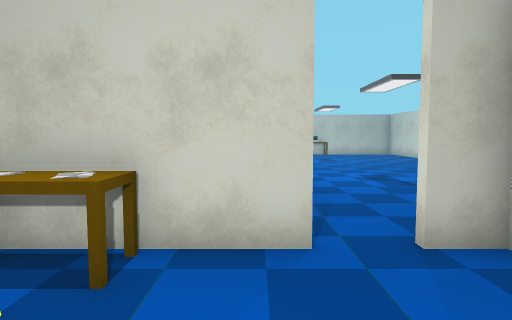
[1] (above)

19 first-person views from a walk through a 3-D level made in the Unity game engine. The camera is 1.5 m above the floor, tilts 4° down and sees 75° across. The floor is counted in squares, 1 m on a side. Each view is taken from the middle of a square. On the plan, view 1 faces up. The plan holds only what a view shows up to about 15 squares ahead; the rest is blank. The place goes on beyond the plan. The player character is not drawn. Door leaves are left out, so doorways stand open. Some surface patterns are stand-ins.

[2]
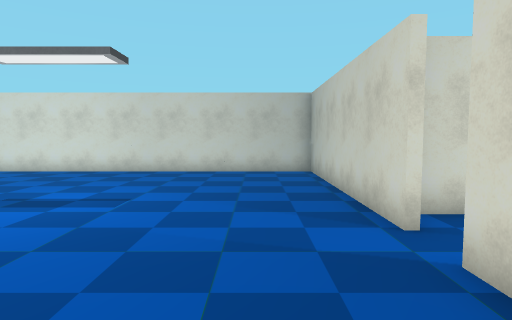

[3]
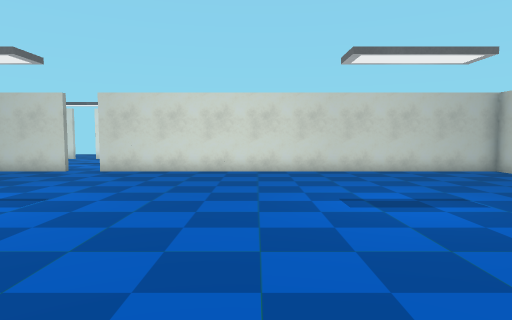

[4]
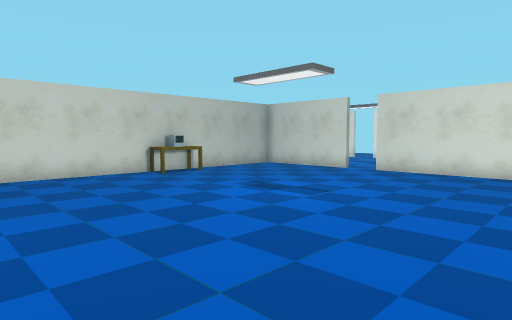

[5]
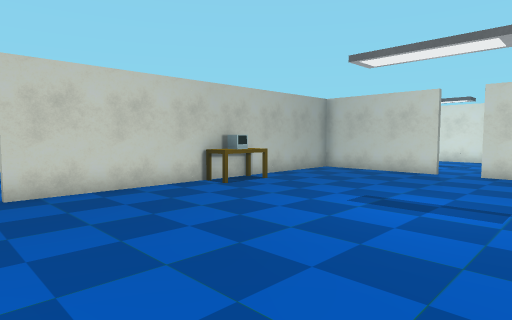

[6]
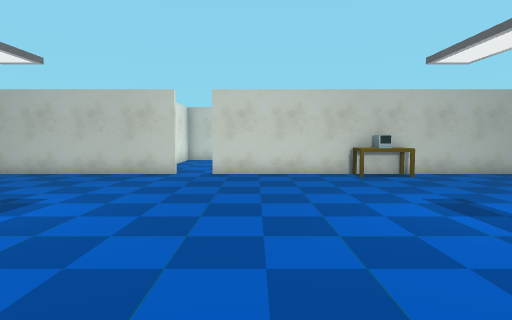

[7]
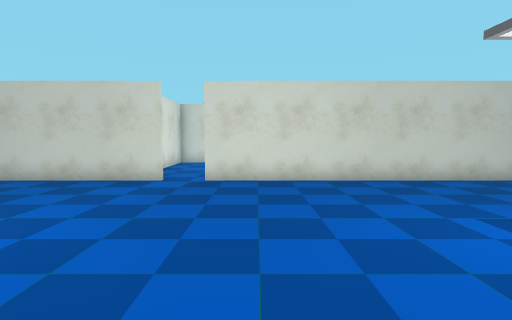

[8]
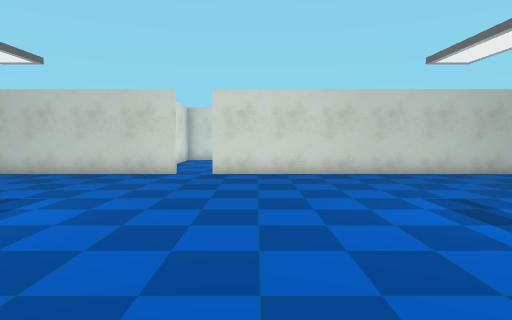

[9]
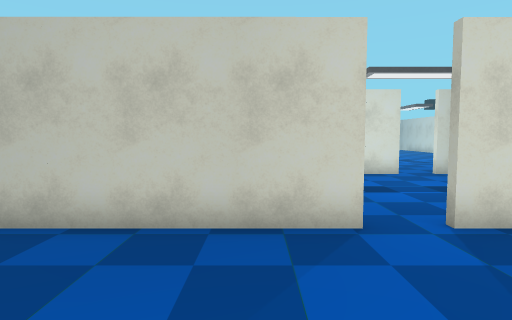

[10]
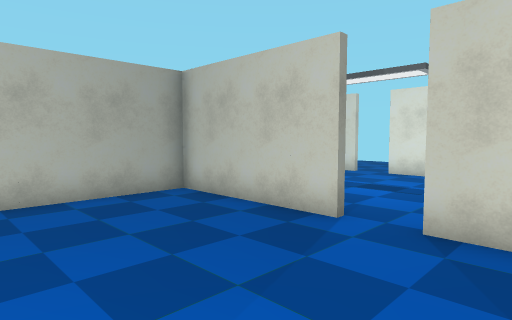

[11]
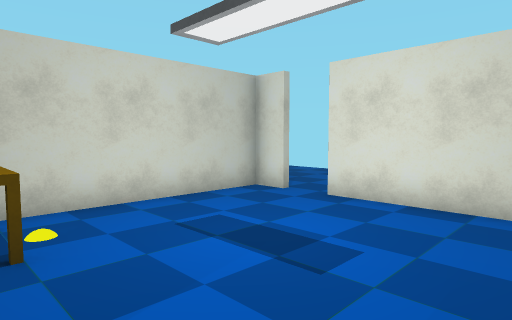

[12]
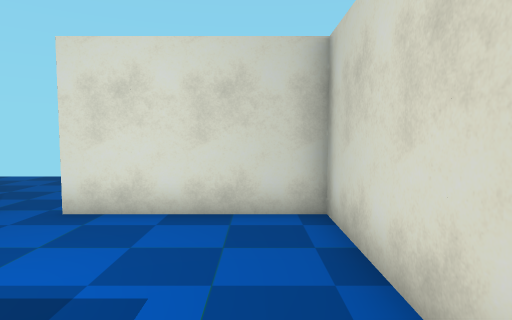

[13]
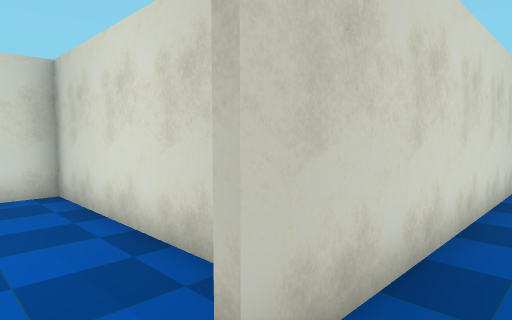

[14]
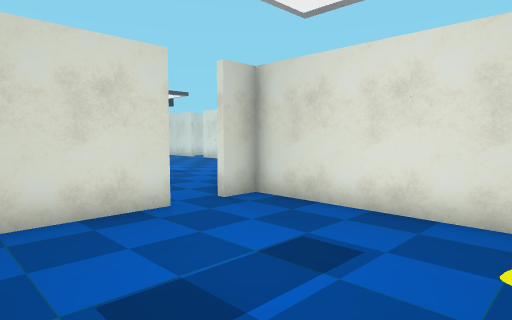

[15]
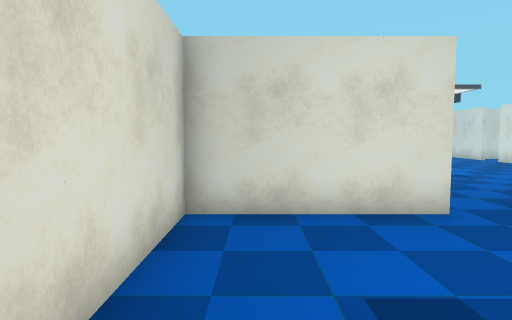

[16]
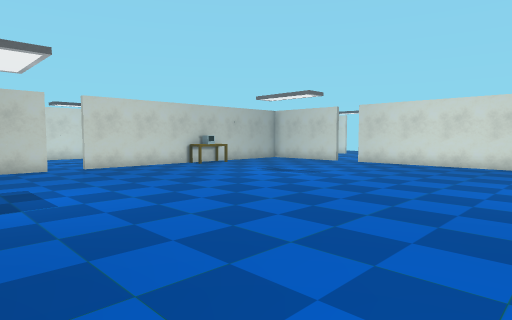

[17]
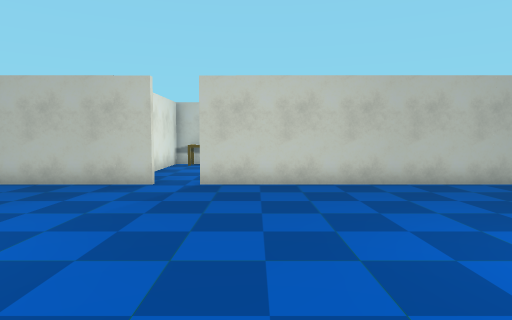

[18]
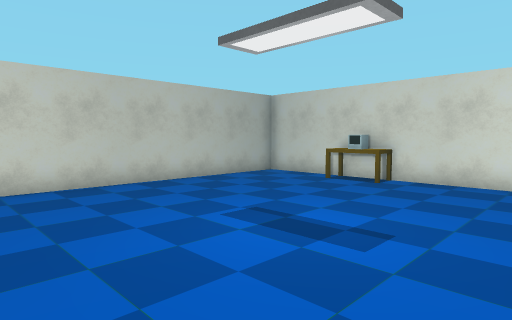

[19]
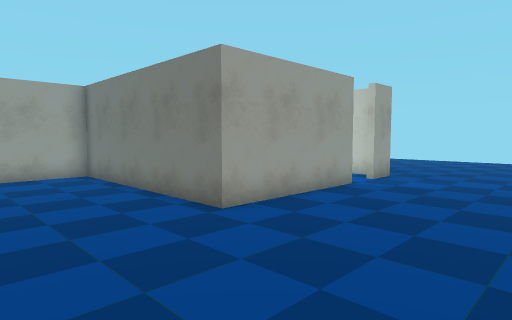

### Floor plan
Points are (right, up) in squares from view 1. A wall is a line through its corners. A room is listed if a view was taken in it or the views show most of it. See-through windows are left out.
Room 1 (views 1, 2, 3, 4, 5, 6, 7, 8, 9, 10, 13, 14, 15, 16)
walls: (2.1, 4.6) (2.6, 4.6); (0.9, 4.4) (0.4, 4.4); (-0.5, 4.4) (-1.5, 4.4); (-1.5, 4.6) (0.8, 4.6); (4.4, 4.6) (6.5, 4.6); (11.4, 13.4) (11.4, 15.6); (11.4, 17.4) (11.4, 19.6); (3.4, 2.9) (3.4, 3.6); (11.4, 9.4) (11.4, 11.6); (8.4, 4.6) (11.4, 4.6) (11.4, 7.6); (11.4, 21.1) (11.4, 21.8); (-7.5, 4.6) (-5.4, 4.6); (-4.4, 2.2) (-4.4, 1.5); (11.4, 24.5) (11.4, 26.8); (-3.1, 28.4) (-3.6, 28.4); (-4.4, -0.4) (-4.4, -2.5); (-5.4, 28.4) (-7.5, 28.4); (3.4, -2.5) (3.4, -0.4); (10.5, 28.4) (8.4, 28.4); (-0.5, -3.4) (2.5, -3.4); (-1.9, -3.4) (-0.6, -3.4)
ways out: opening at (11, 27) to room 2; open door at (11.5, 22.5) to room 2; open door at (-2.5, -3.5) to room 3; opening at (-4, -3); open door at (-2.5, 28); open door at (1.5, 4.5)
objects: other object (-5, 5) to (-4, 5); other object (-4, 28); desk (-3, 3) to (-2, 4); other object (-1, -3); other object (-1, 28) to (0, 28); other object (0, 4); other object (3, -4) to (4, -4); other object (3, 0) to (3, 1); other object (3, 5); other object (3, 28) to (4, 28); desk (5, 28) to (6, 28); other object (7, 4) to (8, 4); other object (7, 28) to (8, 28); other object (11, 8) to (11, 9); other object (11, 12) to (11, 13); other object (11, 16) to (11, 17); other object (11, 20) to (11, 21); other object (11, 24)
Room 2 (views 11, 12)
walls: (16.4, 20.6) (19.4, 20.6) (19.4, 25.8); (13, 20.6) (14.5, 20.6); (14.5, 28.4) (12.9, 28.4); (18.6, 28.4) (16.4, 28.4)
ways out: opening at (11, 27) to room 1; open door at (11.5, 22.5) to room 1; opening at (12, 21) to room 3; open door at (19.5, 26.5) to room 3
objects: desk (12, 26) to (13, 27); other object (15, 20) to (16, 20); other object (15, 28) to (16, 28)
Room 3 (views 17, 18, 19)
walls: (11, -3.6) (8.4, -3.6); (11.4, -6.6) (11.4, -4); (6.5, -3.6) (4.4, -3.6); (11.4, -10.6) (11.4, -9.5); (2.5, -3.6) (-1.8, -3.6); (11.6, 19.2) (11.6, 17.8); (14.6, 20.4) (12.5, 20.4); (-5.4, -3.6) (-7.5, -3.6); (19.6, 24.4) (19.6, 20.4) (16.5, 20.4); (19.6, 25.9) (19.6, 24.6)
ways out: open door at (-2.5, -3.5) to room 1; opening at (12, 21) to room 2; open door at (19.5, 26.5) to room 2
objects: other object (7, -4) to (8, -4); other object (11, -12) to (11, -11); desk (11, -9) to (11, -7); other object (19, 28); other object (20, 20); other object (20, 25)

Positions as (right, up) in squares from view 1, and headings:
1: (0, 0), facing up
2: (-3, 7), facing right
3: (-3, 15), facing right
4: (-3, 15), facing up-right
5: (-3, 19), facing up-right
6: (0, 15), facing up
7: (-1, 16), facing down
8: (-1, 18), facing down
9: (4, 10), facing down
10: (6, 20), facing up-right
11: (12, 21), facing up-right
12: (13, 22), facing right
13: (10, 23), facing down-right
14: (2, 3), facing down-left
15: (2, 3), facing down
16: (-7, 12), facing up-right
17: (0, -14), facing up
18: (0, -14), facing up-right
19: (25, 16), facing up-left
